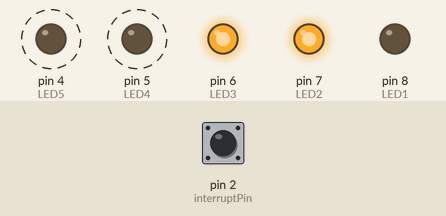
This sketch was run on a simulated Arduino Uno, built with avr-gcc and run on an emulated ATmega328P. Parts: output pins drawn as LEDs (lit = HIGH). Dashed ring = blinking. The inputs (shaded band) are chosen by the test bench; at power-on: pin 2 (interruptPin) LOW.

Above: at 1.25 s.
1.3 s: pin 2 (interruptPin) pulled HIGH for 0.15 s
At 2.65 s:
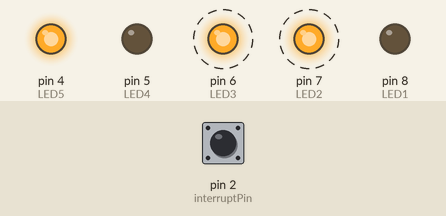
4.3 s: pin 2 (interruptPin) pulled HIGH for 1 s
At 5.75 s:
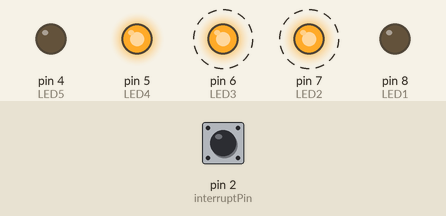
7.3 s: pin 2 (interruptPin) pulled HIGH for 3.2 s
At 8.55 s:
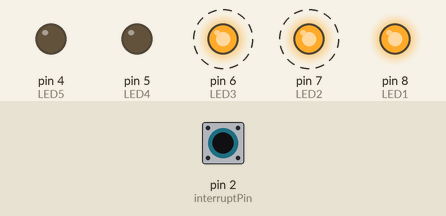
Timing chart, 0 to 18.0 s (numbered marks = the images above; inputs shaded):
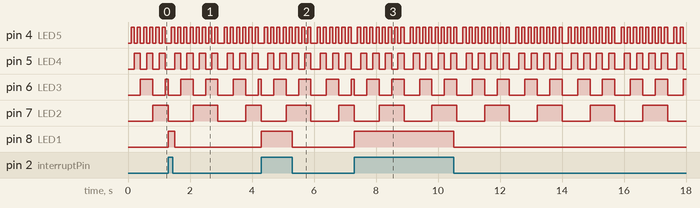

Measured:
- after the input at 1.3 s, pin 8 (LED1): LOW → HIGH at once, → LOW 0.20 s later
- after the input at 4.3 s, pin 8 (LED1): LOW → HIGH at once, → LOW 1.0 s later
- after the input at 7.3 s, pin 8 (LED1): LOW → HIGH at once, → LOW 3.2 s later
- by itself, pin 4 (LED5): repeats every 1.7 s: 7 × (LOW 0.10 s, HIGH 0.10 s), LOW 0.20 s, HIGH 0.10 s
- by itself, pin 5 (LED4): repeats every 1.7 s: 3 × (LOW 0.20 s, HIGH 0.20 s), LOW 0.30 s, HIGH 0.20 s
- by itself, pin 6 (LED3): alternates HIGH for 0.40 s and LOW for 0.40 s
- by itself, pin 7 (LED2): alternates HIGH for 0.80 s and LOW for 0.90 s

The sketch:

spinnerDivert02.ino
```cpp
double delayTime = 2.2; //these value may change acc. to the length of the word in the POV display
double charBreak = 5.5; //these value may change acc. to the length of the word in the POV display
int LED1 = 8;
int LED2 = 7;
int LED3 = 6;
int LED4 = 5;
int LED5 = 4;


const byte interruptPin = 2;

void setup(){
pinMode(LED1, OUTPUT);
pinMode(LED2, OUTPUT);
pinMode(LED3, OUTPUT);
pinMode(LED4, OUTPUT);
pinMode(LED5, OUTPUT);

pinMode(2,INPUT);
attachInterrupt(digitalPinToInterrupt(interruptPin), irSpotted, RISING);
}

volatile int characterI=0;
int ichar=0;
void irSpotted(){
  characterI = 0;

}

void displayLine(int line){
int myline;
myline = line;
if (myline>=16) {digitalWrite(LED1, HIGH); myline-=16;} else {digitalWrite(LED1, LOW);}
if (myline>=8)  {digitalWrite(LED2, HIGH); myline-=8;}  else {digitalWrite(LED2, LOW);}
if (myline>=4)  {digitalWrite(LED3, HIGH); myline-=4;}  else {digitalWrite(LED3, LOW);}
if (myline>=2)  {digitalWrite(LED4, HIGH); myline-=2;}  else {digitalWrite(LED4, LOW);}
if (myline>=1)  {digitalWrite(LED5, HIGH); myline-=1;}  else {digitalWrite(LED5, LOW);}
}


void loop()
{

      displayLine(characterI);

      int val = digitalRead(2);
      digitalWrite(LED1, val);

      characterI = characterI + 1;
      if (characterI >16)
        characterI = 0;

      delay(100); // gap between font lines


}
```
